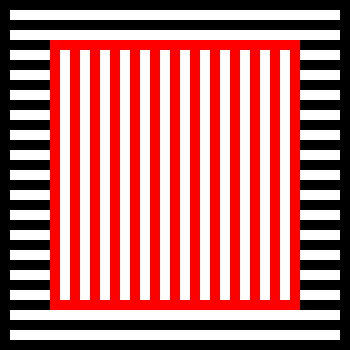
Frame 1 (no input)
Frame 60 (no input): identical to frame 1, image omitted
Frame 120 (the mouse pressed at the canvas centre since frame 60): identical to frame 1, image omitted

The p5.js sketch that drew this single still picture (run headless with seeded random() and noise() and a simulated clock; from frame 60 on, the mouse is pressed at the canvas centre):

// p5.js sketch
// ── sketch.js
let square;

function setup() {
	createCanvas(350, 350);
	// rows, rowWidth, innernumrows
	square = new Square(17, 10, color(255, 0, 0));
}

function draw() {
	background(0);
	noStroke();
	square.drawOuter();
	square.drawInner();
}
// ── square.js
class Square {
  constructor(r, w, c) {
    this.r = r;
    this.w = w;
    this.c = c;
  }

  drawOuter() {
    fill(255);
    for (let i = this.w; i < height; i += this.w*2) {
        rect(this.w, i, width - this.w * 2, this.w);
    }
  }

  drawInner() {
    fill(this.c);
    rect(50, 40, 250, 270)
    fill(255);
    for (let i = 60; i < 300; i += this.w*2) {
      rect(i, 50, this.w, 250);
    }
  }
}
